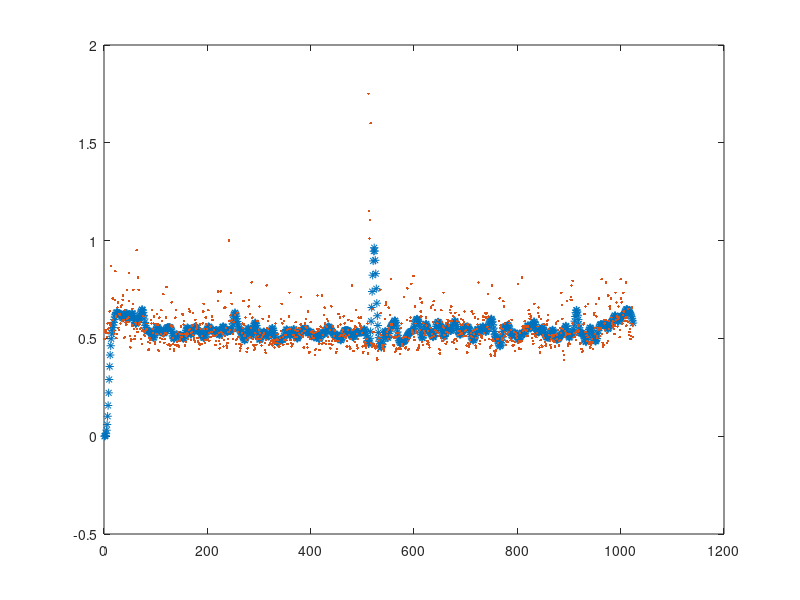

The MATLAB source for this figure:
ar = [70   63   61   62   64   68   55   60   64   59   45   55   57   14   52   52   35   52   65   62   36   17   49   69   65   42   38   59   61   47   48   55 ...
  41   40   53   36   33   52   69   68   44   54   56   29   51   54   50   18   37   67   79   72   70   57   43   39   29   60   70   67   54   55    5   60 ...
  63   21   29   56   54   60   70   59   62   75   61   49   66   62   63   67   60   61   60   55   73   82   81   69   74   71   52   55   44   60   64   55 ...
  49   73   75   65   56   65   47   56   82   83   50   69   73   65   44   53   70   67   32   66   74   70   64   50   27   65   76   76   76   75   77   81 ...
  76   57   38   58   69   75   81   83   76   50   44   65   77   73   63   77   78   72   70   65   58   68   65   47   48   56   53   65   77   73   67   64 ...
  66   70   65   61   43   45   60   71   64   63   57   46   66   69   71   73   52   55   60   58   69   72   74   81   76   56   60   75   75   67   55   45 ...
  39   60   74   71   50   56   60   71   70   44   64   72   68   58   68   63   49   52   66   67   61   67   76   76   72   66   66   37   30   64   72   80 ...
  75   30   63   69   64   65   78   71   42   67   42   59   77   79   74   70   63    0   53   61   48   31   39   52   65   70   54   61   62   48   71   75 ...
  70   46   63   68   68   75   83   80   77   76   64   55   59   37   56   67   66   50   71   84   84   80   69   41   36   47   68   73   59   24   50   70 ...
  76   77   82   80   64   68   76   70   53   67   70   61   41   64   70   73   77   68   51   66   64   65   74   82   85   71   26   59   60   53   49   76 ...
  74   68   75   72   75   77   73   71   73   79   74   55   71   74   70   65   71   78   78   75   69   62   51   39   55   68   76   71   53   71   66   66 ...
  71   61   75   75   60   49   31   60   71   74   78   77   75   66   66   71   68   61   54   59   68   62   62   62   59   65   60   66   56   34   64   68 ...
  67   79   79   62   55   58   51   59   75   79   45   68   85   84   70   54   63   67   62   69   64   64   69   82   88   81   63   60   33   62   60   75 ...
  82   71   58   71   75   33   59   66   74   48   42   55   72   75   58   51   68   53   72   75   61   80   75   41   72   76   58   70   67   61   62   72 ...
  85   84   81   72   58   47   72   67   50   56   66   66   63   67   61   49   65   55   68   69   67   78   72   61   52   66   78   81   80   70   53   26 ...
  61   83   83   60   73   58   58   44   65   77   80   70   50   55   60   57   50   59   64   78   85   84   73   77   76   74   79   70   76   55   86  -56 ...
 -14   -1  -10  -47   74   63   78   77   43   75   63   77   79   80   77   92   94   83   69   72   69   65   29   46   66   77   80   78   81   83   76   51 ...
  40   38   63   66   70   61   42   59   66   48   22   56   56   61   76   68   77   69   68   84   82   80   68   64   81   64   67   79   87   81   59   55 ...
  75   77   69   68   34   68   80   79   68   52   28   72   82   81   69   53   50   53   25   61   63   65   20   68   71   41   55   62   64   82   82   80 ...
  80   77   61   35   45   49   38   73   76   55   66   62   64   66   50   57   75   72   62   74   76   79   69   59   42   68   65   40   54   37   67   61 ...
  44   63   62   63   55   64   52   67   81   86   82   69   44   54   72   58   31   59   66   70   75   55   63   73   52   54   64   57   53   44   46   41 ...
  53   73   73   49   71   74   70   46   70   81   72   53   66   62   48   62   65   56   51   64   65   52   56   67   54   45   62   67   61   77   85   56 ...
  74   78   76   75   71   67   64   45   68   62   47   65   61   50   77   79   69   60   56   51   24   65   75   72   66   68   69   67   52   49   52   64 ...
  71   46   50   47   46   58   32   49   60   70   79   87   89   77   26   71   70   72   83   89   86   82   83   70   70   74   70   63   53   35   59   57 ...
  65   71   69   60   37   41   55   63   67   76   72   65   73   73   63   53   55   69   71   61   52   72   77   72   63   76   83   73   64   67   66   69 ...
  25   74   80   72   64   73   81   72   21   58   62   60   58   53   58   62   67   61   58   67   58   44   47   51   47   49   60   65   69   72   75   65 ...
  39   66   67   67   68   64   58   46   42   49   79   85   71   51   77   78   66   67   56   69   73   73   77   75   56   53   48   52   60   66   72   76 ...
  79   70   68   66   71   72   67   73   78   65   55   70   66   53   61   72   77   71   59   64   31   40   51   60   83   94   88   68   62   66   64   37 ...
  65   77   75   74   75   65   36   34   26   36   23   55   68   64   64   68   63   71   66   62   63   61   57   62   75   74   74   81   81   84   83   56 ...
  55   47   63   41   63   66   72   68   39   73   75   75   79   76   73   70   74   81   73   48   46   65   59   39   49   67   69   59   61   35   59   67 ...
  59   60   22   65   74   78   76   52   55   61   52   24   64   74   72   33   60   53   41   43   35   50   55   55   58   53   60   65   57   31   52   38 ...
  49   58   51   41   50   68   61   22   35   38   55   48   31   45   53   53   50   24   57   50   53   54   43   66   63   60   70   67   55   42   57   68];


global int    N     = 20;   #Длина фильтра
global double Fd    = 2000; #Частота дискретизации входных данных
global double Fs    = 20;   #Частота полосы пропускания
global double Fx    = 50;   #Частота полосы затухания

global double H     = [];    #Импульсная характеристика фильтра
global double H_id  = [];    #Идеальная импульсная характеристика
global double W     = [];    #Весовая функция

out = [];
in = exp(-ar/100);
sizeIn = length(in);
#plot(y);

#инициализация массивов
for i= 1:sizeIn
  H(end+1) = 0;
  H_id(end+1) = 0;
  W(end+1) = 0;
endfor  


# Расчет импульсной характеристики фильтра
Fc = (Fs + Fx) / (2 * Fd);
M_PI = pi;

for i= 0:N-1
  if (i == 0) 
    H_id(i+1) = 2*M_PI*Fc;
  else 
    H_id(i+1) = sin(2*M_PI*Fc*i )/(M_PI*i)
  endif;
  # весовая функция Блекмена
  W(i+1) = 0.42 - 0.5 * cos((2*M_PI*i) /( N-1)) + 0.08 * cos((4*M_PI*i) /( N-1));
  H(i+1) = H_id(i+1) * W(i+1);
endfor;
    # Нормировка импульсной характеристики
SUM=0;
for i= 0:N-1
    SUM = SUM + H(i+1);
endfor;

for i= 0:N-1
  H(i+1) = H(i+1) / SUM; #сумма коэффициентов равна 1
endfor;

    # Фильтрация входных данных
for i= 0:(sizeIn-1)
  out(i+1)=0.;
  for j= 0:N-2     # та самая формула фильтра
    if(i-j>=0)
      out(i+1) = out(i+1) + H(j+1)*in(i-j+1);
    endif  
  endfor
endfor

x = 1:1:1024;
plot(x, out, '*', x, in, '.');
#plot(in);
